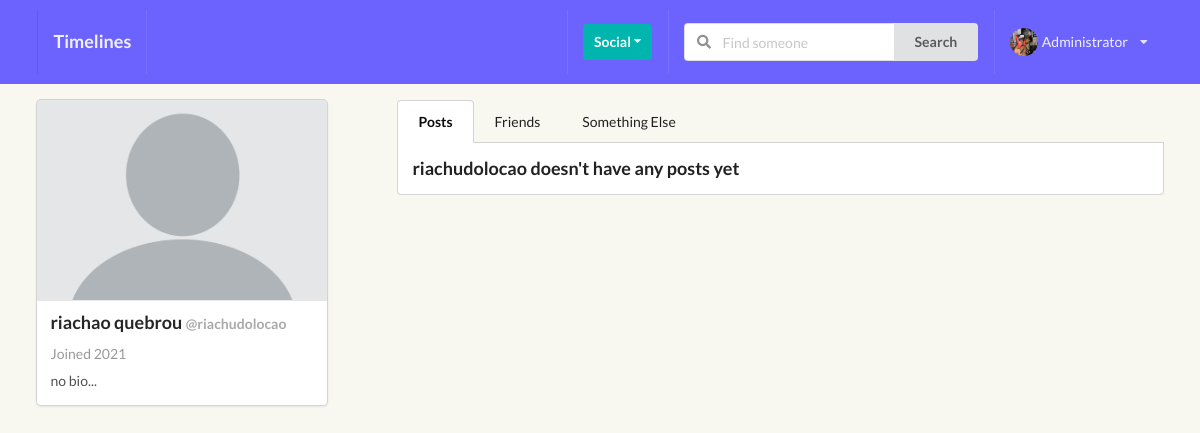
Page /profiles/riachudolocao/ (signed in) on the earlier database version.
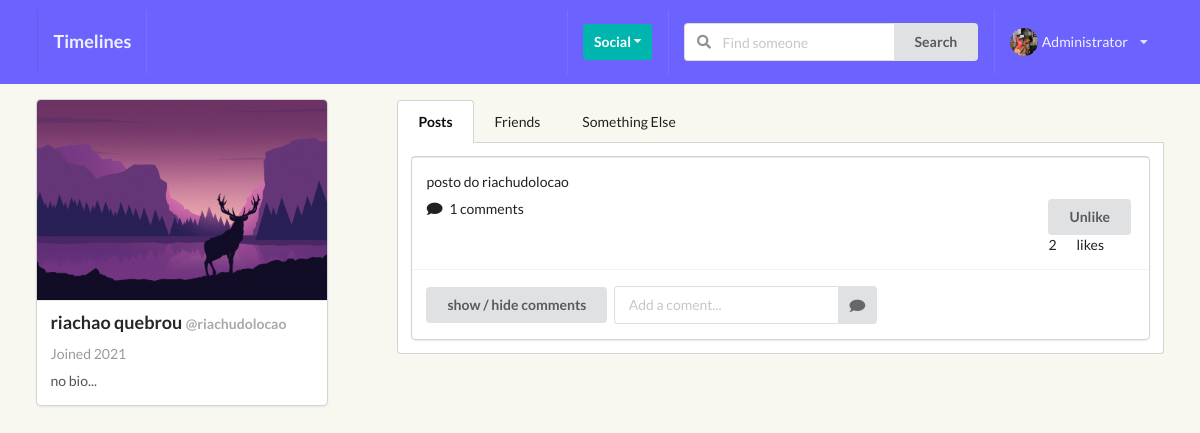
Same page on the later database version.
### perfil/models.py (models this page shows, shortened)
class Profile(models.Model):
    first_name = models.CharField(max_length=200, blank=True)
    last_name = models.CharField(max_length=200, blank=True)
    username = models.OneToOneField(User, on_delete=models.CASCADE)
    bio = models.TextField(default="no bio...", max_length=300)
    email = models.EmailField(max_length=200, blank=True)
    country = models.CharField(max_length=200, blank=True)
    avatar = models.ImageField(default='avatar.png', upload_to='avatars/')
    friends = models.ManyToManyField(User, blank=True, related_name='friends')
    slug = models.SlugField(unique=True, blank=True)
    updated = models.DateTimeField(auto_now=True)
    created = models.DateTimeField(auto_now_add=True)
    objects = ProfileManager()
    def __str__(self):
        return f"{self.username}"
    def get_all_authors_posts(self):
        return self.posts.all()
    def created_str(self):
        new_created = self.created.strftime('%y')
        return new_created
    __initial_first_name = None
    __initial_last_name = None
    def __init__(self, *args, **kwargs):
        super().__init__(*args, **kwargs)
        self.__initial_first_name = self.first_name
        self.__initial_last_name = self.last_name

### posts/models.py (models this page shows, shortened)
class Post(models.Model):
    content = models.TextField()
    image = models.ImageField(upload_to='posts', validators=[FileExtensionValidator(['png', 'jpg', 'jpeg'])], blank=True)
    liked = models.ManyToManyField(Profile, blank=True, related_name='likes')
    updated = models.DateTimeField(auto_now=True)
    created = models.DateTimeField(auto_now_add=True)
    author = models.ForeignKey(Profile, on_delete=models.CASCADE, related_name='posts')
    def num_likes(self):
        return self.liked.all().count()
    def num_comments(self):
        return self.comment_set.all().count()
    class Meta:
        ordering = ('-created',)

### perfil/views.py (the view, shortened to what this page needs)
# urls.py: path('<slug>/', ProfileDetailView.as_view(), name="profile_detail_view"),
class ProfileDetailView(LoginRequiredMixin, DetailView):
    model = Profile
    template_name = 'perfil/detail.html'
    def get_object(self, slug=None):
        slug = self.kwargs.get('slug')
        profile = Profile.objects.get(slug=slug)
        return profile
    def get_context_data(self, **kwargs):
        context = super().get_context_data(**kwargs)
        user = User.objects.get(username__iexact=self.request.user)
        profile = Profile.objects.get(username=user)
        detailuser_posts_qs = Post.objects.filter(author = profile)
        c_form = CommentModelForm()
        rel_r = Relationship.objects.filter(sender=profile)
        rel_s = Relationship.objects.filter(receiver=profile)
        rel_receiver = []
        rel_sender = []
        for item in rel_r:
            rel_receiver.append(item.receiver.username)
        for item in rel_s:
            rel_sender.append(item.sender.username)
        context['c_form'] = c_form
        context['posts'] = detailuser_posts_qs
        context["rel_receiver"] = rel_receiver
        context["rel_sender"] = rel_sender
        context['is_empty'] = False
        context['posts'] = self.get_object().get_all_authors_posts()
        context['len_posts'] = True if len(self.get_object().get_all_authors_posts()) > 0 else False
        return context

### posts/forms.py
class CommentModelForm(forms.ModelForm):
    body = forms.CharField(label='', widget=forms.TextInput(attrs={'placeholder': 'Add a coment...'}))
    class Meta:
        model = Comment
        fields = ('body',)

### perfil/context_processors.py (called while the page is built)
def profile_pic(request):
    if request.user.is_authenticated:
        profile_obj = Profile.objects.get(username=request.user)
        pic = profile_obj.avatar
        return {'picture':pic}
    return {}

def invitations_received_no(request):
    if request.user.is_authenticated:
        profile_obj = Profile.objects.get(username=request.user)
        qs_count = Relationship.objects.invitations_received(profile_obj).count()
        return {'invites_num':qs_count}
    return {}

### perfil/models.py (called while the page is built)
    def invitations_received(self, receiver):
        qs = Relationship.objects.filter(receiver=receiver, status='send')
        return qs

### perfil/templates/perfil/detail.html (shortened to what this page needs)
{% extends 'base.html' %} {% block title %} my profile {% endblock title %} {% block content %}
<div class="ui grid">
    <div class="five wide column">
        <div class="ui card">
            <div class="image">
                <img src="{{object.avatar.url}}" class="profile-pic-personal-page">
            </div>
            <div class="content">
                <p class="header">{{object.first_name}} {{object.last_name}} <span class="small_text">@{{object.username}}</span></p>
                <div class="meta">
                    <span class="date">Joined 20{{object.created_str}}</span>
                </div>
                <div class="description">
                    {{object.bio}}
                </div>
            </div>
        </div>
    </div>
    <div class="eleven wide column">
        <div class="ui top attached tabular menu">
            <a class="item active" data-tab="first">Posts</a>
            <a class="item" data-tab="second">Friends</a>
            <a class="item" data-tab="third">Something Else</a>
        </div>
        <div class="ui bottom attached tab segment active" data-tab="first">
            {% if posts %} {% for post in posts %}
            <div class="ui fluid card">
                <div class="content">
                    <p> {{ post.content }} </p>
                    <div class="right floated">
                        <form action="{% url 'posts:like-post-view' %}" method="POST" class='like-form' id='{{post.id}}'>
                            <button type="submit" class="ui button like-btn{{post.id}}">
                                    {% if profile not in post.liked.all %}
                                        Like
                                    {% else %}
                                        Unlike
                                    {% endif %}
                                </button>
                            <div class="ui grid">
                                <div class="column">
                                    <div class="like-count{{post.id}}"> {{post.num_likes}} </div>
                                </div>
                                <div class="column">
                                    likes
                                </div>
                            </div>
                        </form>
                    </div>
                    <i class="comment icon"></i>
                    <span> {{ post.num_comments }} comments</span>
                </div>
                <div class="extra content">
                    <button class="cmt_btn ui button mb-5">show / hide comments</button>
                    <form action="" method="POST" class="ui action input form">
                        <input type="hidden" name="post_id" value={{post.id}}> {{ c_form }}
                        <button type="submit" name="submit_c_form" class="ui icon button">
                          <i class="comment icon"></i>
                        </button>
                    </form>
                </div>
            </div>
            {% endfor %} {% else %}
            <h3>{{object.username}} doesn't have any posts yet</h3> {% endif %}
        </div>
    </div>
</div>
{% endblock content %}>

Differences in the rows shown:
changed Profile "riachao": avatar: picture added in place of a placeholder; username "riachudolocao" → (not shown)
added Post: content "posto do riachudolocao", shows "Unlike", num_likes "2", num_comments "1"
Other differences:
text no longer shown: "doesn't have any posts yet"
